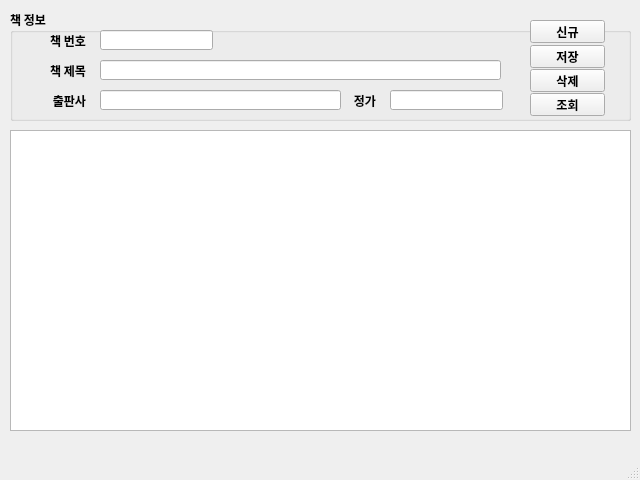
<?xml version="1.0" encoding="UTF-8"?>
<ui version="4.0">
 <class>MainWindow</class>
 <widget class="QMainWindow" name="MainWindow">
  <property name="geometry">
   <rect>
    <x>0</x>
    <y>0</y>
    <width>640</width>
    <height>480</height>
   </rect>
  </property>
  <property name="maximumSize">
   <size>
    <width>640</width>
    <height>480</height>
   </size>
  </property>
  <property name="font">
   <font>
    <family>나눔고딕</family>
    <pointsize>9</pointsize>
    <weight>75</weight>
    <bold>true</bold>
   </font>
  </property>
  <property name="windowTitle">
   <string>마당 도서관리 V1.0</string>
  </property>
  <widget class="QWidget" name="centralwidget">
   <widget class="QTableWidget" name="tblBooks">
    <property name="geometry">
     <rect>
      <x>10</x>
      <y>130</y>
      <width>621</width>
      <height>301</height>
     </rect>
    </property>
   </widget>
   <widget class="QGroupBox" name="groupBox">
    <property name="geometry">
     <rect>
      <x>10</x>
      <y>10</y>
      <width>621</width>
      <height>111</height>
     </rect>
    </property>
    <property name="title">
     <string>책 정보</string>
    </property>
    <widget class="QLabel" name="label">
     <property name="geometry">
      <rect>
       <x>20</x>
       <y>20</y>
       <width>56</width>
       <height>21</height>
      </rect>
     </property>
     <property name="text">
      <string>책 번호</string>
     </property>
     <property name="alignment">
      <set>Qt::AlignRight|Qt::AlignTrailing|Qt::AlignVCenter</set>
     </property>
    </widget>
    <widget class="QLineEdit" name="txtBookid">
     <property name="geometry">
      <rect>
       <x>90</x>
       <y>20</y>
       <width>113</width>
       <height>20</height>
      </rect>
     </property>
    </widget>
    <widget class="QLabel" name="label_2">
     <property name="geometry">
      <rect>
       <x>20</x>
       <y>50</y>
       <width>56</width>
       <height>21</height>
      </rect>
     </property>
     <property name="text">
      <string>책 제목</string>
     </property>
     <property name="alignment">
      <set>Qt::AlignRight|Qt::AlignTrailing|Qt::AlignVCenter</set>
     </property>
    </widget>
    <widget class="QLineEdit" name="txtBookname">
     <property name="geometry">
      <rect>
       <x>90</x>
       <y>50</y>
       <width>401</width>
       <height>20</height>
      </rect>
     </property>
    </widget>
    <widget class="QLabel" name="label_3">
     <property name="geometry">
      <rect>
       <x>20</x>
       <y>80</y>
       <width>56</width>
       <height>21</height>
      </rect>
     </property>
     <property name="text">
      <string>출판사</string>
     </property>
     <property name="alignment">
      <set>Qt::AlignRight|Qt::AlignTrailing|Qt::AlignVCenter</set>
     </property>
    </widget>
    <widget class="QLineEdit" name="txtPrice">
     <property name="geometry">
      <rect>
       <x>380</x>
       <y>80</y>
       <width>113</width>
       <height>20</height>
      </rect>
     </property>
    </widget>
    <widget class="QLineEdit" name="txtPublisher">
     <property name="geometry">
      <rect>
       <x>90</x>
       <y>80</y>
       <width>241</width>
       <height>20</height>
      </rect>
     </property>
    </widget>
    <widget class="QLabel" name="label_4">
     <property name="geometry">
      <rect>
       <x>310</x>
       <y>80</y>
       <width>56</width>
       <height>21</height>
      </rect>
     </property>
     <property name="text">
      <string>정가</string>
     </property>
     <property name="alignment">
      <set>Qt::AlignRight|Qt::AlignTrailing|Qt::AlignVCenter</set>
     </property>
    </widget>
    <widget class="QPushButton" name="btnNew">
     <property name="geometry">
      <rect>
       <x>520</x>
       <y>10</y>
       <width>75</width>
       <height>23</height>
      </rect>
     </property>
     <property name="text">
      <string>신규</string>
     </property>
    </widget>
    <widget class="QPushButton" name="btnSave">
     <property name="geometry">
      <rect>
       <x>520</x>
       <y>35</y>
       <width>75</width>
       <height>23</height>
      </rect>
     </property>
     <property name="text">
      <string>저장</string>
     </property>
    </widget>
    <widget class="QPushButton" name="btnDel">
     <property name="geometry">
      <rect>
       <x>520</x>
       <y>59</y>
       <width>75</width>
       <height>23</height>
      </rect>
     </property>
     <property name="text">
      <string>삭제</string>
     </property>
    </widget>
    <widget class="QPushButton" name="btnReload">
     <property name="geometry">
      <rect>
       <x>520</x>
       <y>83</y>
       <width>75</width>
       <height>23</height>
      </rect>
     </property>
     <property name="text">
      <string>조회</string>
     </property>
    </widget>
   </widget>
  </widget>
  <widget class="QMenuBar" name="menubar">
   <property name="geometry">
    <rect>
     <x>0</x>
     <y>0</y>
     <width>640</width>
     <height>21</height>
    </rect>
   </property>
  </widget>
  <widget class="QStatusBar" name="statusbar"/>
 </widget>
 <tabstops>
  <tabstop>txtBookid</tabstop>
  <tabstop>txtBookname</tabstop>
  <tabstop>txtPublisher</tabstop>
  <tabstop>txtPrice</tabstop>
  <tabstop>btnNew</tabstop>
  <tabstop>btnSave</tabstop>
  <tabstop>btnDel</tabstop>
  <tabstop>btnReload</tabstop>
  <tabstop>tblBooks</tabstop>
 </tabstops>
 <resources/>
 <connections/>
</ui>
